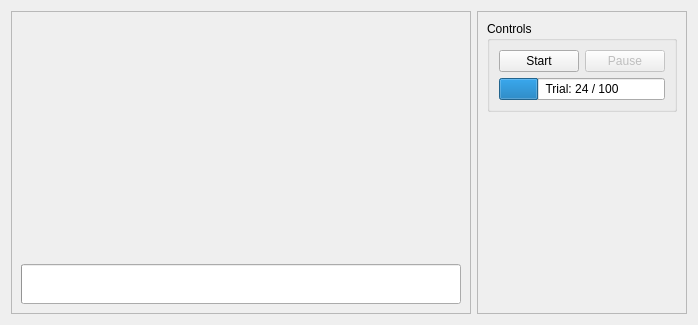
<?xml version="1.0" encoding="UTF-8"?>
<ui version="4.0">
 <class>TrainWidget</class>
 <widget class="QWidget" name="TrainWidget">
  <property name="geometry">
   <rect>
    <x>0</x>
    <y>0</y>
    <width>698</width>
    <height>325</height>
   </rect>
  </property>
  <property name="windowTitle">
   <string>Form</string>
  </property>
  <layout class="QHBoxLayout" name="horizontalLayout_2">
   <item>
    <widget class="QFrame" name="frame_2">
     <property name="sizePolicy">
      <sizepolicy hsizetype="Preferred" vsizetype="Preferred">
       <horstretch>1</horstretch>
       <verstretch>0</verstretch>
      </sizepolicy>
     </property>
     <property name="frameShape">
      <enum>QFrame::StyledPanel</enum>
     </property>
     <property name="frameShadow">
      <enum>QFrame::Raised</enum>
     </property>
     <layout class="QGridLayout" name="gridLayout">
      <item row="1" column="0">
       <widget class="PromptWidget" name="promptWidget">
        <property name="minimumSize">
         <size>
          <width>0</width>
          <height>40</height>
         </size>
        </property>
        <property name="value">
         <number>0</number>
        </property>
        <property name="textVisible">
         <bool>false</bool>
        </property>
        <property name="orientation">
         <enum>Qt::Horizontal</enum>
        </property>
       </widget>
      </item>
      <item row="0" column="0">
       <widget class="GestureView" name="gestureView" native="true">
        <property name="sizePolicy">
         <sizepolicy hsizetype="Preferred" vsizetype="Preferred">
          <horstretch>0</horstretch>
          <verstretch>0</verstretch>
         </sizepolicy>
        </property>
       </widget>
      </item>
     </layout>
    </widget>
   </item>
   <item>
    <widget class="QFrame" name="frame">
     <property name="sizePolicy">
      <sizepolicy hsizetype="Preferred" vsizetype="Preferred">
       <horstretch>0</horstretch>
       <verstretch>0</verstretch>
      </sizepolicy>
     </property>
     <property name="minimumSize">
      <size>
       <width>200</width>
       <height>0</height>
      </size>
     </property>
     <property name="maximumSize">
      <size>
       <width>250</width>
       <height>16777215</height>
      </size>
     </property>
     <property name="frameShape">
      <enum>QFrame::StyledPanel</enum>
     </property>
     <property name="frameShadow">
      <enum>QFrame::Raised</enum>
     </property>
     <property name="midLineWidth">
      <number>0</number>
     </property>
     <layout class="QGridLayout" name="gridLayout_3">
      <item row="1" column="0">
       <spacer name="verticalSpacer">
        <property name="orientation">
         <enum>Qt::Vertical</enum>
        </property>
        <property name="sizeType">
         <enum>QSizePolicy::Expanding</enum>
        </property>
        <property name="sizeHint" stdset="0">
         <size>
          <width>17</width>
          <height>85</height>
         </size>
        </property>
       </spacer>
      </item>
      <item row="0" column="0">
       <widget class="QGroupBox" name="statusBox">
        <property name="sizePolicy">
         <sizepolicy hsizetype="Expanding" vsizetype="Preferred">
          <horstretch>0</horstretch>
          <verstretch>0</verstretch>
         </sizepolicy>
        </property>
        <property name="title">
         <string>Controls</string>
        </property>
        <layout class="QGridLayout" name="gridLayout_5">
         <item row="1" column="0">
          <widget class="QProgressBar" name="sessionProgressBar">
           <property name="value">
            <number>24</number>
           </property>
           <property name="format">
            <string>Trial: %v / %m</string>
           </property>
          </widget>
         </item>
         <item row="0" column="0">
          <layout class="QHBoxLayout" name="horizontalLayout">
           <item>
            <widget class="QPushButton" name="startButton">
             <property name="sizePolicy">
              <sizepolicy hsizetype="Preferred" vsizetype="Fixed">
               <horstretch>0</horstretch>
               <verstretch>0</verstretch>
              </sizepolicy>
             </property>
             <property name="text">
              <string>Start</string>
             </property>
             <property name="icon">
              <iconset theme="media-playback-start">
               <normaloff/>
              </iconset>
             </property>
            </widget>
           </item>
           <item>
            <widget class="QPushButton" name="pauseButton">
             <property name="enabled">
              <bool>false</bool>
             </property>
             <property name="sizePolicy">
              <sizepolicy hsizetype="Preferred" vsizetype="Fixed">
               <horstretch>0</horstretch>
               <verstretch>0</verstretch>
              </sizepolicy>
             </property>
             <property name="text">
              <string>Pause</string>
             </property>
             <property name="icon">
              <iconset theme="media-playback-pause">
               <normaloff/>
              </iconset>
             </property>
            </widget>
           </item>
          </layout>
         </item>
        </layout>
       </widget>
      </item>
     </layout>
    </widget>
   </item>
  </layout>
 </widget>
 <customwidgets>
  <customwidget>
   <class>PromptWidget</class>
   <extends>QProgressBar</extends>
   <header>pygesture.ui.widgets</header>
  </customwidget>
  <customwidget>
   <class>GestureView</class>
   <extends>QWidget</extends>
   <header>pygesture.ui.widgets</header>
   <container>1</container>
  </customwidget>
 </customwidgets>
 <resources/>
 <connections/>
</ui>
